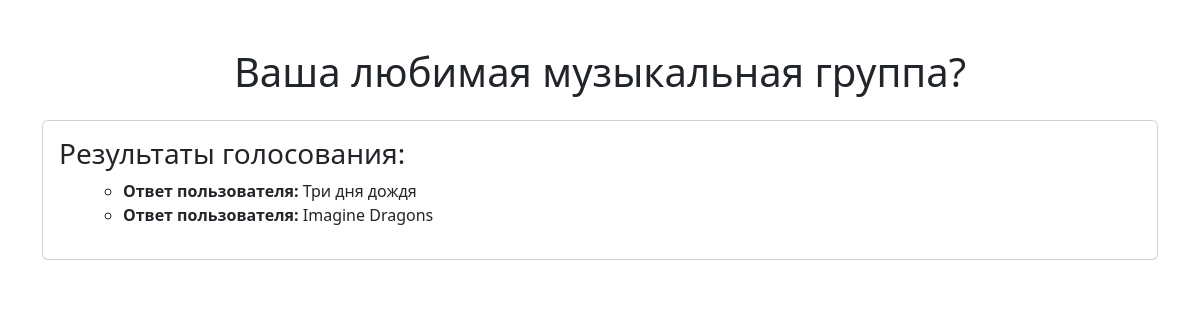
Page /polls/6/results/ on the committed database.
### polls/models.py (models this page shows, shortened)
class Question(models.Model):
    question_text = models.CharField(max_length=200)
    pub_date = models.DateTimeField('date published')

class Choice(models.Model):
    question = models.ForeignKey(Question, on_delete=models.CASCADE)
    choice_text = models.CharField(max_length=200, blank=True, null=True)
    votes = models.IntegerField(default=0)
    user_response = models.TextField(blank=True, null=True)

### polls/views.py (the view)
# urls.py: path('<int:question_id>/results/', views.results, name='results'),  # Результаты опроса
def results(request, question_id):
    question = get_object_or_404(Question, pk=question_id)
    choices = question.choice_set.all()
    context = {
        'question': question,
        'choices': choices,
    }
    return render(request, 'polls/results.html', context)

### polls/templates/polls/results.html (shortened to what this page needs)
{% extends "polls/base.html" %}
{% block content %}
<h1 class="text-center">{{ question.question_text }}</h1>
<div class="card mt-4">
    <div class="card-body">
        <h3>Результаты голосования:</h3>
        <ul>
            {% if choices %}
                {% for choice in choices %}
                    {% if choice.user_response %}
                        <ul>
                            <li><strong>Ответ пользователя:</strong> {{ choice.user_response }}</li>
                        </ul>
                    {% endif %}
                {% endfor %}
            {% else %}
                <li>Нет ответов.</li>
            {% endif %}
        </ul>
    </div>
</div>
{% endblock %}

### rows in the picture
Question: question_text "Ваша любимая музыкальная группа?"
Choice: user_response "Три дня дождя"
Choice: user_response "Imagine Dragons"
